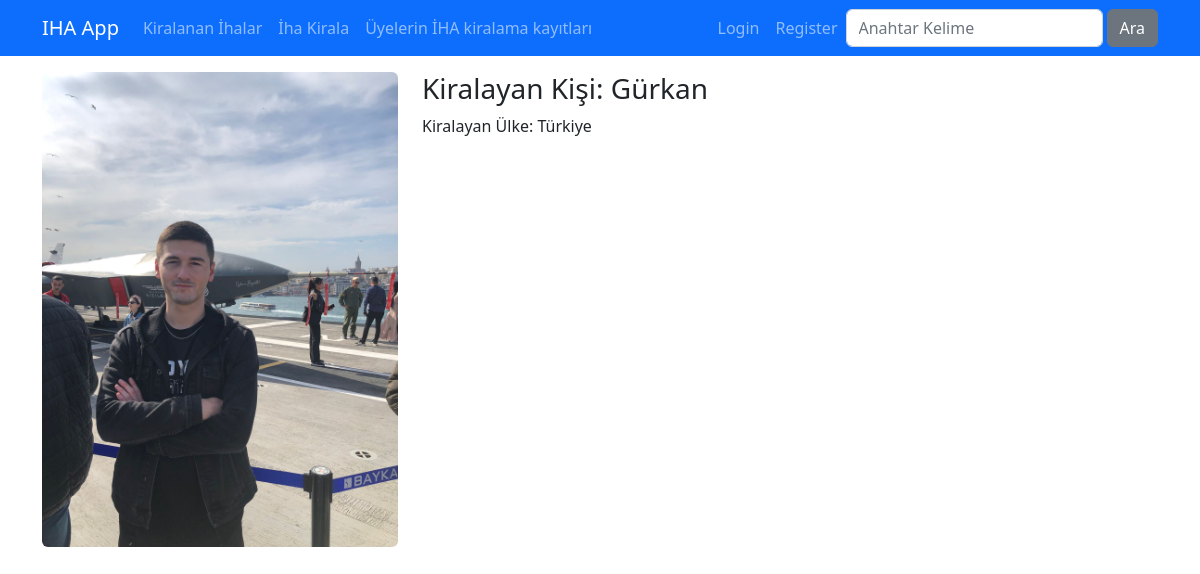
/ihalar/gurkan, run on the app's committed database.
### djangoapp/models.py (models this page shows, shortened)
class Course(models.Model):
    title = models.CharField(max_length=50)
    description = models.TextField()
    image = models.ImageField(upload_to="images",default="")
    date = models.DateField(auto_now=True)
    isActive = models.BooleanField(default=True)
    isHome = models.BooleanField(default=True)
    slug = models.SlugField(default="",blank=True, null=False, unique=True, db_index=True)
    categories = models.ManyToManyField(Category)

### djangoapp/views.py (the view)
# urls.py: path('<slug:slug>', views.details, name="course_details"),
def details(request, slug):
    course = get_object_or_404(Course, slug=slug)
    context = {
        'course' : course
    }
    return render(request, 'courses/details.html', context)

### djangoapp/templates/courses/details.html (shortened to what this page needs)
{% extends "layout.html" %}
{% load static %}
{% block css_files %}
    <link rel="stylesheet" href="{% static 'courses/css/style.css' %}">
    <link rel="stylesheet" href="https://cdnjs.cloudflare.com/ajax/libs/font-awesome/6.5.2/css/all.min.css"/>
{% endblock css_files %}
{% block content %}
<div class="container mt-3">
    <div class="row">
        <div class="col-4">
            <img class="img-fluid rounded" src="{{course.image.url}}" alt="">
        </div>
        <div class="col-8">
            <h1 class="h3">Kiralayan Kişi: {{ course.title }}</h1>
            <p>Kiralayan Ülke: {{ course.description}} </p>
        </div>
    </div>
</div>
{% endblock content %}

### data on the page
Course: image (picture), title "Gürkan", description "Türkiye"
